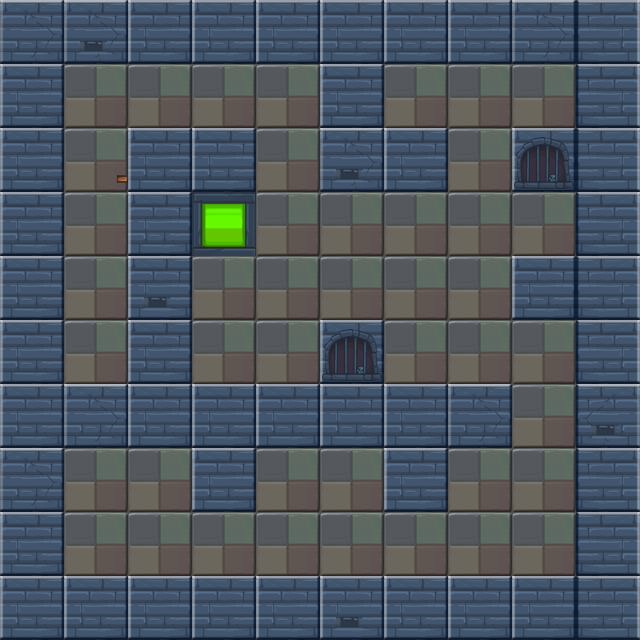

A 2D game scene composited from a Tiled map and its tileset images. What follows is a short description and the map's XML, with each tile layer's data collapsed to a summary:
An orthogonal 10x10 tile map with 64x64 px tiles, 2 tile layers (bg1, fg1) and 25 objects (14x wall, 2x enemy, player, banzi, mutiaoL, ...).

<map version="1.0" orientation="orthogonal" renderorder="right-down" width="10" height="10" tilewidth="64" tileheight="64">
 <properties>
  <property name="maxStep" value="16" />
 </properties>
 <tileset firstgid="1" name="lv3map" tilewidth="64" tileheight="64">
  <image source="lv3map.png" width="256" height="256" />
 </tileset>
 <layer name="bg1" width="10" height="10">
  <data>[100 cells, 100 non-empty, 5 distinct tile ids]</data>
 </layer>
 <layer name="fg1" width="10" height="10">
  <data>[100 cells, 9 non-empty, 4 distinct tile ids]</data>
 </layer>
 <objectgroup name="obj1">
  <object name="wall" x="0" y="0" width="640" height="64" />
  <object name="wall" x="0" y="0" width="64" height="576" />
  <object name="wall" x="0" y="576" width="640" height="64" />
  <object name="wall" x="512" y="256" width="128" height="64" />
  <object name="wall" x="192" y="384" width="64" height="128" />
  <object name="wall" x="128" y="128" width="64" height="320" />
  <object name="wall" x="576" y="0" width="64" height="576" />
  <object name="wall" x="320" y="128" width="128" height="64" />
  <object name="wall" x="320" y="0" width="64" height="192" />
  <object name="wall" x="384" y="384" width="64" height="128" />
  <object name="wall" x="0" y="384" width="512" height="64" />
  <object name="player" x="128" y="512" width="64" height="64" />
  <object name="banzi" x="64" y="179" width="64" height="13">
   <properties>
    <property name="isOver" value="false" />
   </properties>
  </object>
  <object name="mutiaoL" x="128" y="64" width="64" height="64" />
  <object name="box" x="320" y="512" width="64" height="64" />
  <object name="door" x="64" y="320" width="64" height="64" />
  <object name="key" x="384" y="64" width="64" height="64">
   <properties>
    <property name="active" value="false" />
   </properties>
  </object>
  <object name="enemy" x="192" y="320" width="64" height="64" />
  <object name="enemy" x="256" y="512" width="64" height="64" />
  <object name="fazhen_B" x="512" y="64" width="64" height="64">
   <properties>
    <property name="target" value="fazhen_A" />
   </properties>
  </object>
  <object name="wall" x="128" y="128" width="128" height="64" />
  <object name="wall" x="512" y="128" width="128" height="64" />
  <object name="wall" x="320" y="320" width="64" height="128" />
  <object name="fang" x="192" y="192" width="64" height="64">
   <properties>
    <property name="target" value="mutiaoL" />
   </properties>
  </object>
  <object name="fazhen_A" x="64" y="192" width="64" height="64">
   <properties>
    <property name="target" value="fazhen_B" />
   </properties>
  </object>
 </objectgroup>
</map>
